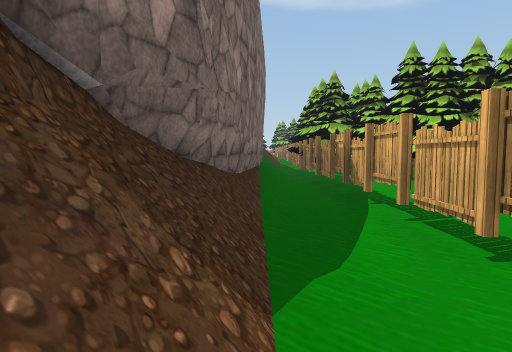
[1] (above)

16 first-person views from a walk through a scene from a Unity 3-D project. The camera is 1.2 m above the floor, tilts 4° down and sees 75° across. The floor is counted in squares, 2 m on a side. Each view is taken from the middle of a square. On the plan, view 1 faces up. The plan holds only what a view shows up to about 10 squares ahead; the rest is blank. The place goes on beyond the plan. Some surface patterns are stand-ins.

[2]
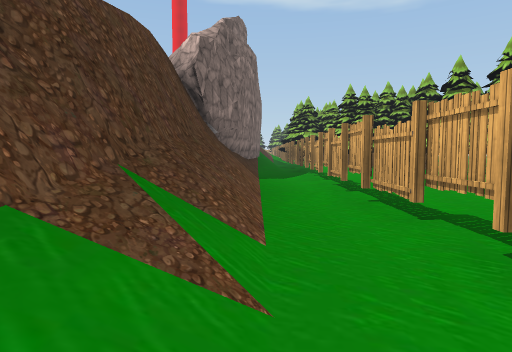

[3]
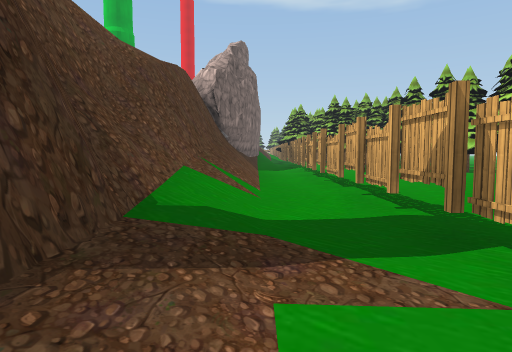

[4]
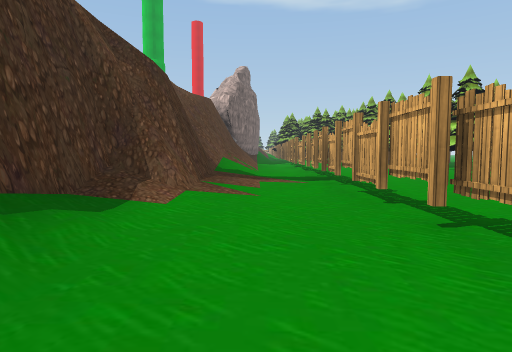

[5]
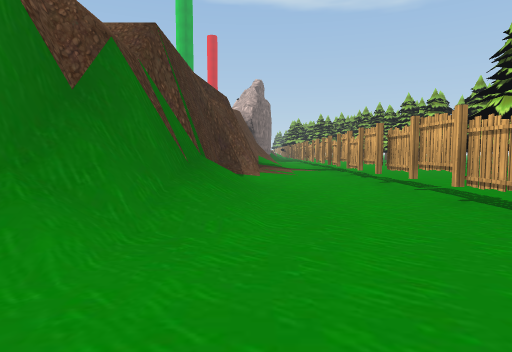

[6]
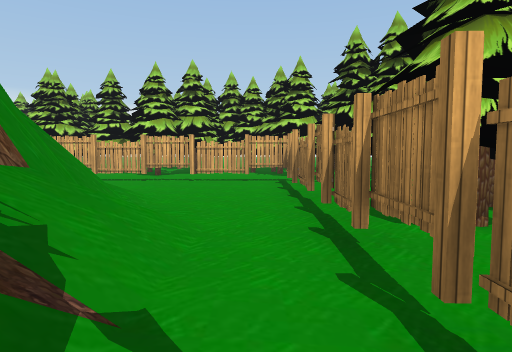

[7]
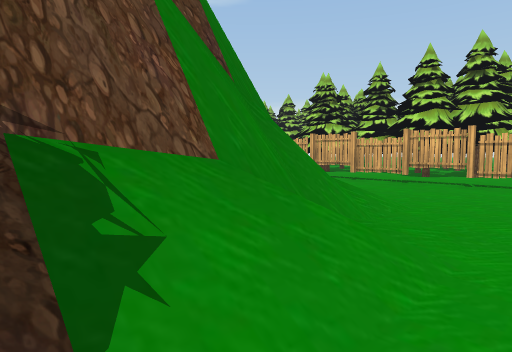

[8]
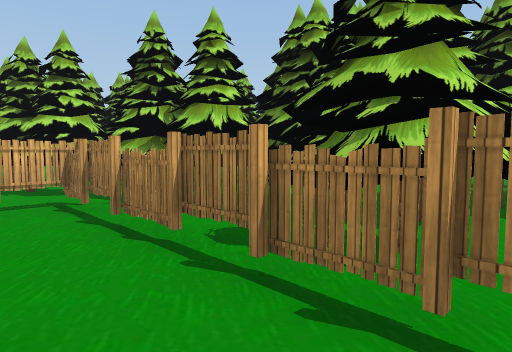

[9]
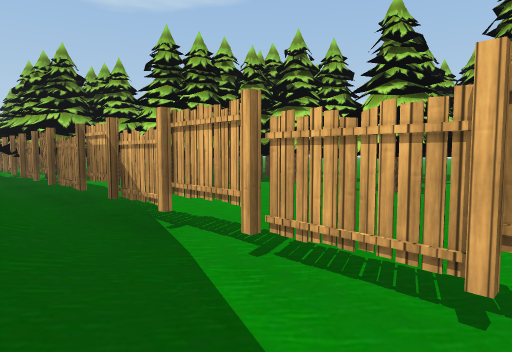

[10]
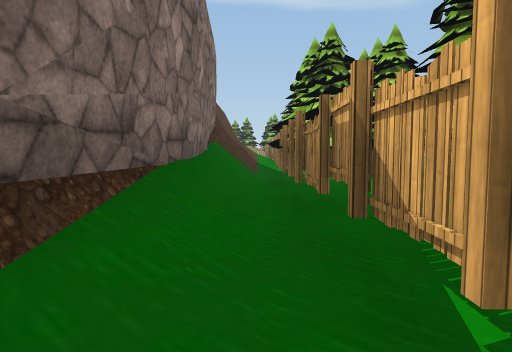

[11]
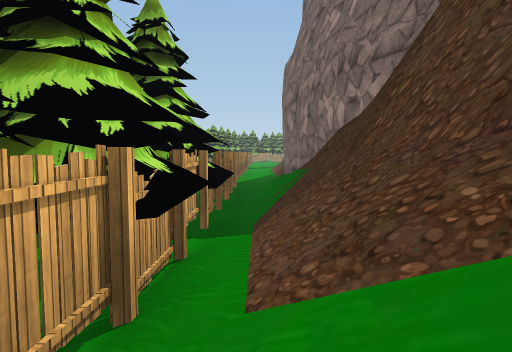

[12]
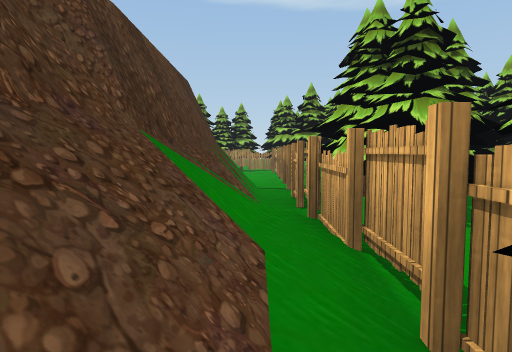

[13]
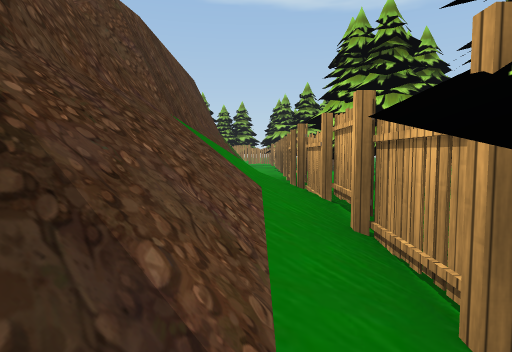

[14]
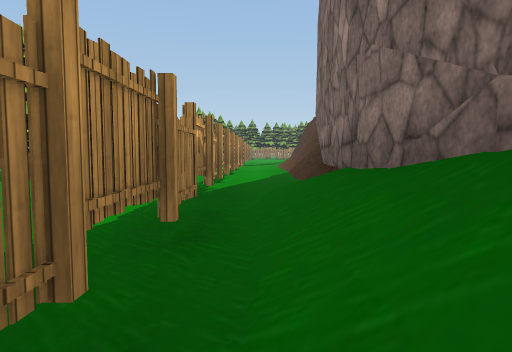

[15]
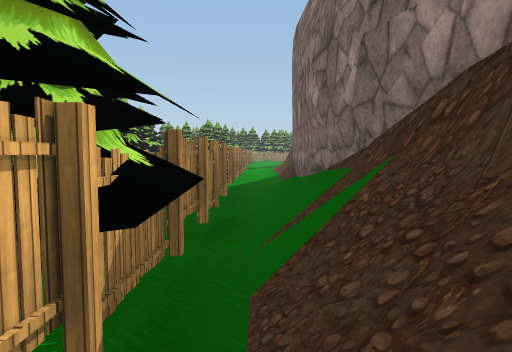

[16]
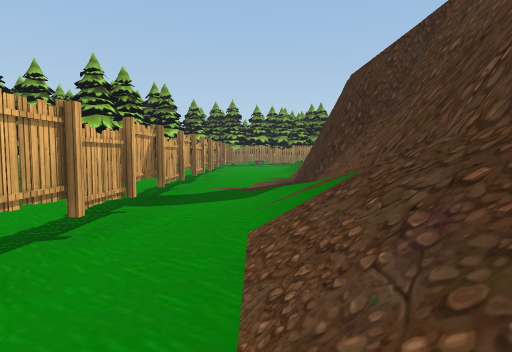

### Floor plan
Key: @ floor where view 1 was taken; # wall or solid block; x gap in a wall; . main floor; : floor 0.25 m higher than the main floor; + floor 5.75 m higher than the main floor; * floor 6 m higher than the main floor; / step, stairs or slope; = window, fence, low wall or low ledge; v drop or lower ground.
Columns run from 7 left of view 1 to 3 right of it. Each row starts with its distance up from view 1.
 24       v
 23       v#
 22       v#
 21       v##
 20       v####
 19       v#/#
 18       /#/=
 17       v#/#
 16       v#/#
 15       v#/#
 14        #/#
 13        #/#
 12        #/#
 11        #/#
 10        #/#
  9        #/#
  8        #/=
  7        #/#
  6        #/#
  5       ##/#
  4       #/.x
  3       #/.#
  2       #/.#
  1      +#/.#
  0      v#@.#
 -1      v#/.#
 -2     *v#/.x
 -3     *v#/.#
 -4     ###/.#
 -5      #//.#
 -6      ##/.#
 -7      v#/.#
 -8       #::#
 -9     v##::#
-10     v#/::#
-11     v#::.#
-12    //#/:.#
-13    /v#/..x
-14     ##/..#
-15    ##//..#
-16  ###//...#
-17   ///....#
-18 //.......#
-19  #########

Where each view was taken, in squares from view 1:
view 1: 0 up, 0 right, facing up
view 2: 6 down, 0 right, facing up
view 3: 9 down, 0 right, facing up
view 4: 14 down, 0 right, facing up
view 5: 18 down, 1 left, facing up
view 6: 18 down, 7 left, facing right
view 7: 18 down, 6 left, facing up-right
view 8: 17 down, 5 left, facing down-right
view 9: 2 up, 0 right, facing up-right
view 10: 4 up, 1 right, facing up
view 11: 18 up, 1 right, facing down
view 12: 15 up, 1 right, facing up
view 13: 14 up, 1 right, facing up
view 14: 11 up, 1 right, facing down
view 15: 15 up, 1 right, facing down
view 16: 1 down, 0 right, facing down
